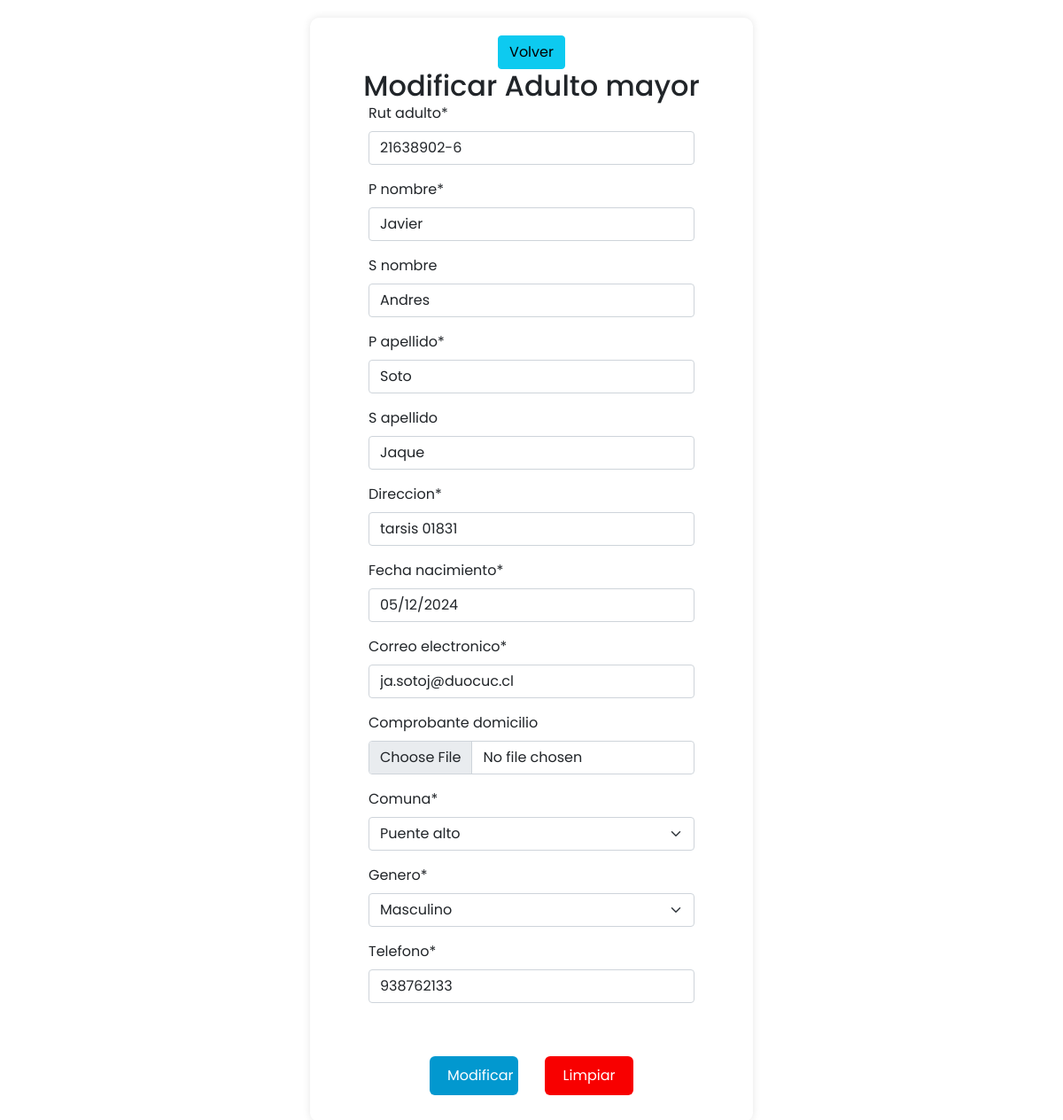
Page /detalleAdultos/update/2/ (signed in) on the committed database.
### core/models.py (models this page shows, shortened)
class adultoMayor(models.Model):
    user = models.OneToOneField(User, on_delete=models.CASCADE, related_name='adulto_mayor')
    rut_adulto = models.CharField(max_length=20, unique=True)
    p_nombre = models.CharField(max_length=20)
    s_nombre = models.CharField(max_length=20, blank=True)
    p_apellido = models.CharField(max_length=20)
    s_apellido = models.CharField(max_length=20, blank=True)
    direccion = models.CharField(max_length=255)
    fecha_nacimiento = models.DateField()
    correo_electronico = models.EmailField(max_length=100)
    comprobante_domicilio = models.FileField(upload_to='comprobantes_domicilio/', blank=True, null=True)
    comuna = models.ForeignKey(Comuna, on_delete=models.SET_NULL, null=True)
    genero = models.ForeignKey(Genero, on_delete=models.SET_NULL, null=True)
    telefono = models.IntegerField()

### core/views.py (the view, shortened to what this page needs)
# urls.py: path('detalleAdultos/update/<id>/',adultoUpdate,name='adultoUpdate'),
def adultoUpdate(request,id):
    if not user_in_group(request.user, 'funcionario'):
        return HttpResponseForbidden("No tienes permisos para acceder a esta página.")
    adulto = adultoMayor.objects.get(id=id)
    aux ={
        'form' : AdultoMayorForm(instance=adulto)
    }
    return render(request,'core/crud/update_adulto.html',aux)

### core/forms.py
class AdultoMayorForm(ModelForm):
    class Meta:
        model = adultoMayor
        exclude = ['user']

### core/models.py (called while the page is built)
    def __str__(self):
        return self.descripcion

    def __str__(self):
        return self.descripcion

### core/views.py (called while the page is built)
def user_in_group(user, group_name):
    return user.is_superuser or user.groups.filter(name=group_name).exists() #Con staff includio

### core/templates/core/crud/update_adulto.html (shortened to what this page needs)
{% load static %}
<!DOCTYPE html>
<html lang="en">
<head>
    <link rel="stylesheet" href="{% static 'core/css/crud.css' %}">
    <link href="{% static 'core/vendor/bootstrap/css/bootstrap.min.css' %}" rel="stylesheet">
    <link rel="stylesheet" href="{% static 'core/css/fontawesome.css' %}">
    <link rel="stylesheet" href="{% static 'core/css/templatemo-edu-meeting.css' %}">
    <link rel="stylesheet" href="{% static 'core/css/owl.css' %}">
    <link rel="stylesheet" href="{% static 'core/css/lightbox.css' %}">
</head>
<body>
    {% load crispy_forms_tags %}
    <div class="formulario">
        <a href="{% url 'detalleAdultos' %}"><button class="btn btn-info" type="button">Volver</button></a>
        <h2>Modificar Adulto mayor</h2>
        <form action="" method="POST" enctype="multipart/form-data">
            <div class="form-group">
                {{ form | crispy}}
            </div>
            <div class="form-actions">
                <input class="btn btn-success" type="submit" value="Modificar">
                <input class="btn btn-danger" type="reset" value="Limpiar">
            </div>
        </form>
    </div>
</body>
</html>

### core/static/core/css/crud.css (style rules this page uses)
body { background-color: rgba(255, 255, 255, 0.778); margin: 0; padding: 0; height: 100vh; justify-content: center; align-items: center; }
.formulario { background-color: rgb(255, 255, 255); padding: 20px; max-width: 500px; width: 100%; border-radius: 10px; box-shadow: 0px 0px 10px rgba(0, 0, 0, 0.1); display: flex; flex-direction: column; align-items: center; margin: auto; margin-top: 20px; margin-bottom: 20px; }
input[type="submit"], input[type="reset"] { outline: none; border: none; border-radius: 6px !important; cursor: pointer; padding: 10px 20px; color: #ffffff; background-color: #0298cf; margin: 10px; width: 100px; transition: background-color 0.3s ease; }
input[type="reset"] { background-color: #f80000; }
.form-actions { margin-top: 50px; text-align: center; width: 100%; display: flex; justify-content: center; gap: 10px; }
input[type="submit"], input[type="reset"] { flex: none; }

### core/static/core/css/templatemo-edu-meeting.css (style rules this page uses)
html, body, div, span, applet, object, iframe, h1, h2, h3, h4, h5, h6, p, blockquote, div pre, a, abbr, acronym, address, big, cite, code, del, dfn, em, font, img, ins, kbd, q, s, samp, small, strike, strong, sub, sup, tt, var, b, u, i, center, dl, dt, dd, ol, ul, li, figure, header, nav, section, article, aside, footer, figcaption { margin: 0; padding: 0; border: 0; outline: 0; }
* { box-sizing: border-box; }
html, body { font-family: 'Poppins', sans-serif; font-weight: 400; background-color: #fff; font-size: 16px; -ms-text-size-adjust: 100%; -webkit-font-smoothing: antialiased; -moz-osx-font-smoothing: grayscale; }
a { text-decoration: none !important; color: #3CF; }
h1, h2, h3, h4, h5, h6 { margin-top: 0px; margin-bottom: 0px; }
html, body { background: #fff; font-family: 'Poppins', sans-serif; }

### rows in the picture
adultoMayor: rut_adulto "21638902-6", p_nombre "Javier", s_nombre "Andres", p_apellido "Soto", s_apellido "Jaque", direccion "tarsis 01831", fecha_nacimiento "05/12/2024", correo_electronico "ja.sotoj@duocuc.cl", comuna "Puente alto", genero "Masculino", telefono "938762133"
